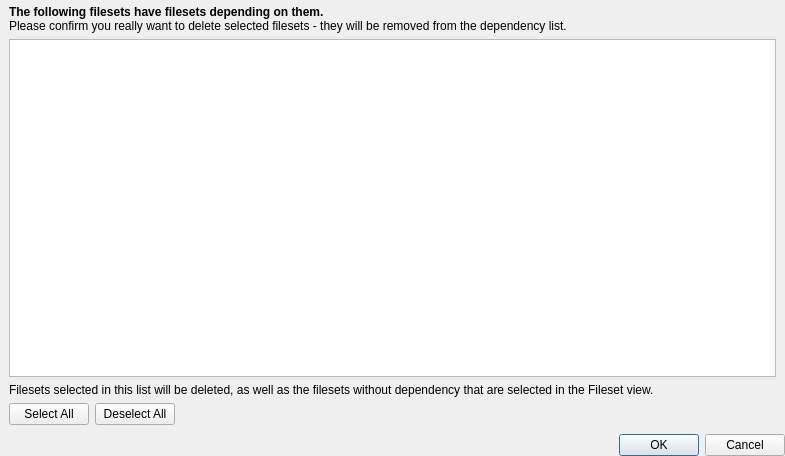
<?xml version="1.0" encoding="UTF-8"?>
<ui version="4.0">
 <class>DependencyFilesetDeleteDialog</class>
 <widget class="QDialog" name="DependencyFilesetDeleteDialog">
  <property name="geometry">
   <rect>
    <x>0</x>
    <y>0</y>
    <width>785</width>
    <height>456</height>
   </rect>
  </property>
  <property name="windowTitle">
   <string>Delete Filesets/Groups</string>
  </property>
  <layout class="QVBoxLayout" name="verticalLayout">
   <property name="spacing">
    <number>0</number>
   </property>
   <property name="leftMargin">
    <number>0</number>
   </property>
   <property name="topMargin">
    <number>0</number>
   </property>
   <property name="rightMargin">
    <number>0</number>
   </property>
   <property name="bottomMargin">
    <number>0</number>
   </property>
   <item>
    <widget class="QWidget" name="groyup" native="true">
     <layout class="QGridLayout" name="gridLayout">
      <property name="topMargin">
       <number>5</number>
      </property>
      <item row="4" column="0">
       <widget class="QPushButton" name="selectAllButton">
        <property name="text">
         <string>Select All</string>
        </property>
       </widget>
      </item>
      <item row="3" column="0" colspan="3">
       <widget class="QLabel" name="label_2">
        <property name="text">
         <string>Filesets selected in this list will be deleted, as well as the filesets without dependency that are selected in the Fileset view.</string>
        </property>
        <property name="wordWrap">
         <bool>true</bool>
        </property>
       </widget>
      </item>
      <item row="4" column="2">
       <spacer name="horizontalSpacer">
        <property name="orientation">
         <enum>Qt::Horizontal</enum>
        </property>
        <property name="sizeHint" stdset="0">
         <size>
          <width>40</width>
          <height>20</height>
         </size>
        </property>
       </spacer>
      </item>
      <item row="0" column="0" colspan="3">
       <widget class="QLabel" name="label">
        <property name="text">
         <string>&lt;html&gt;&lt;head/&gt;&lt;body&gt;&lt;p&gt;&lt;span style=&quot; font-weight:600; color:#000000;&quot;&gt;The following filesets have filesets depending on them.&lt;br/&gt;&lt;/span&gt;&lt;span style=&quot; color:#000000;&quot;&gt;Please confirm you really want to delete selected filesets - they will be removed from the dependency list.&lt;/span&gt;&lt;/p&gt;&lt;/body&gt;&lt;/html&gt;</string>
        </property>
       </widget>
      </item>
      <item row="4" column="1">
       <widget class="QPushButton" name="deselectAllButton">
        <property name="text">
         <string>Deselect All</string>
        </property>
       </widget>
      </item>
      <item row="1" column="0" colspan="3">
       <widget class="StyledTreeView" name="filesetView"/>
      </item>
     </layout>
    </widget>
   </item>
   <item>
    <widget class="QDialogButtonBox" name="buttonBox">
     <property name="orientation">
      <enum>Qt::Horizontal</enum>
     </property>
     <property name="standardButtons">
      <set>QDialogButtonBox::Cancel|QDialogButtonBox::Ok</set>
     </property>
    </widget>
   </item>
  </layout>
 </widget>
 <customwidgets>
  <customwidget>
   <class>StyledTreeView</class>
   <extends>QTreeView</extends>
   <header>FileWaveGuiLib/styledviews/styledtreeview.h</header>
  </customwidget>
 </customwidgets>
 <resources/>
 <connections>
  <connection>
   <sender>buttonBox</sender>
   <signal>accepted()</signal>
   <receiver>DependencyFilesetDeleteDialog</receiver>
   <slot>accept()</slot>
   <hints>
    <hint type="sourcelabel">
     <x>248</x>
     <y>496</y>
    </hint>
    <hint type="destinationlabel">
     <x>157</x>
     <y>274</y>
    </hint>
   </hints>
  </connection>
  <connection>
   <sender>buttonBox</sender>
   <signal>rejected()</signal>
   <receiver>DependencyFilesetDeleteDialog</receiver>
   <slot>reject()</slot>
   <hints>
    <hint type="sourcelabel">
     <x>316</x>
     <y>496</y>
    </hint>
    <hint type="destinationlabel">
     <x>286</x>
     <y>274</y>
    </hint>
   </hints>
  </connection>
 </connections>
</ui>
